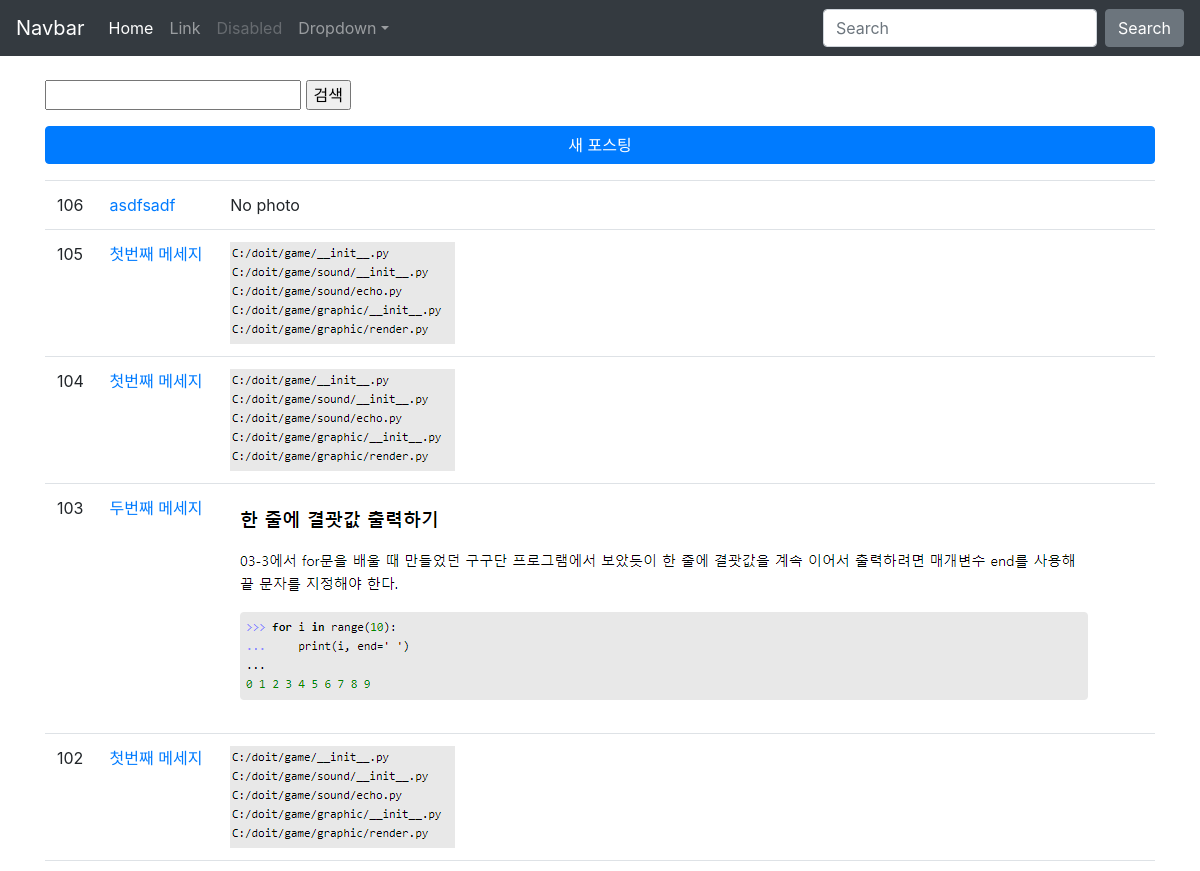
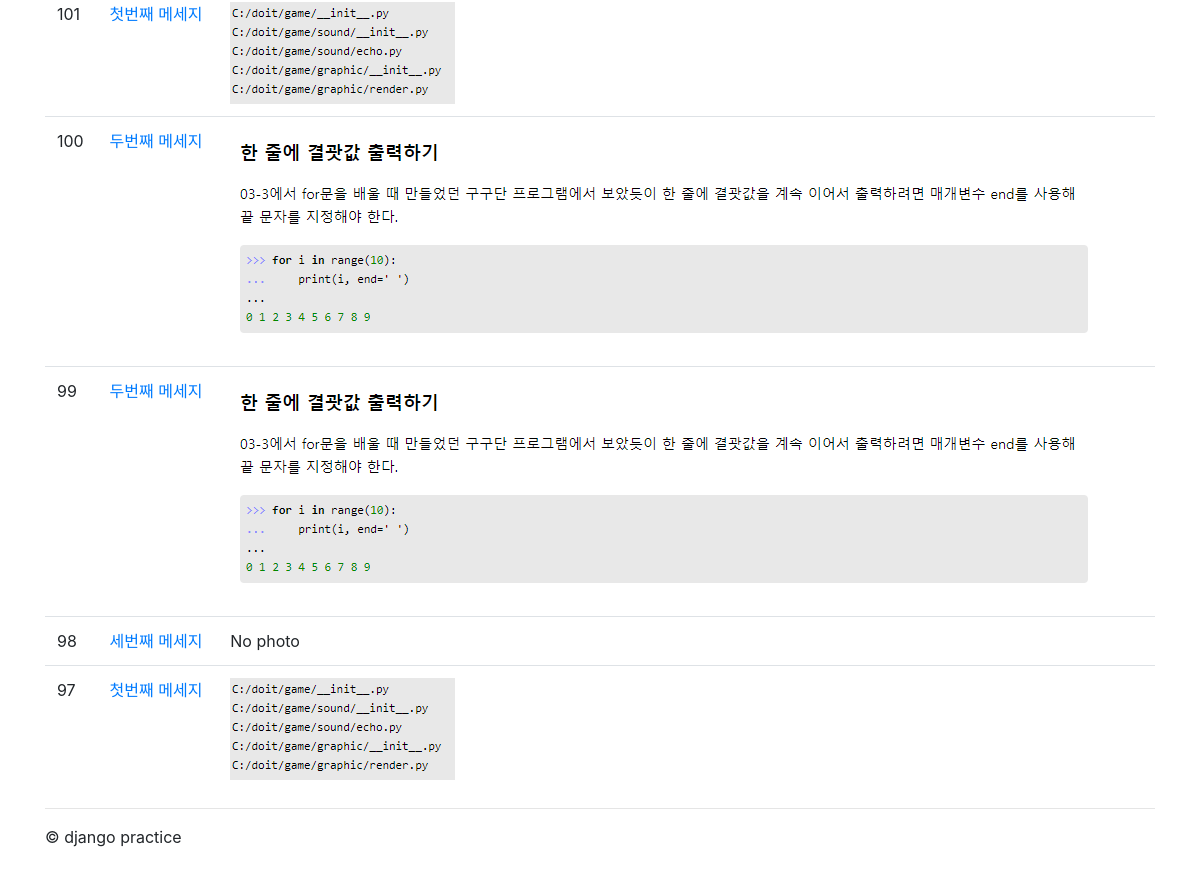
The app's page /instagram/ (signed in), older data (2 pictures, top to bottom).
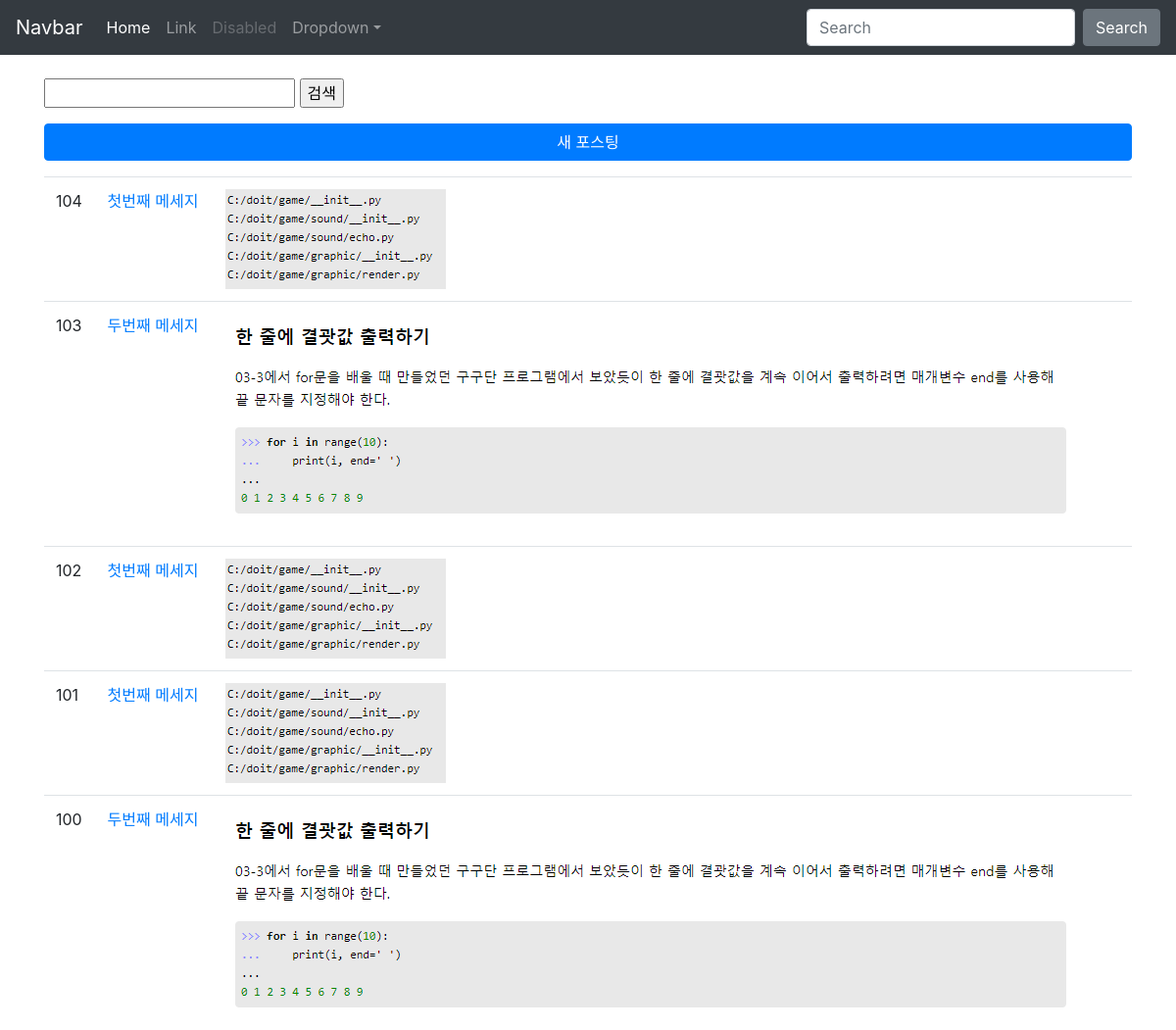
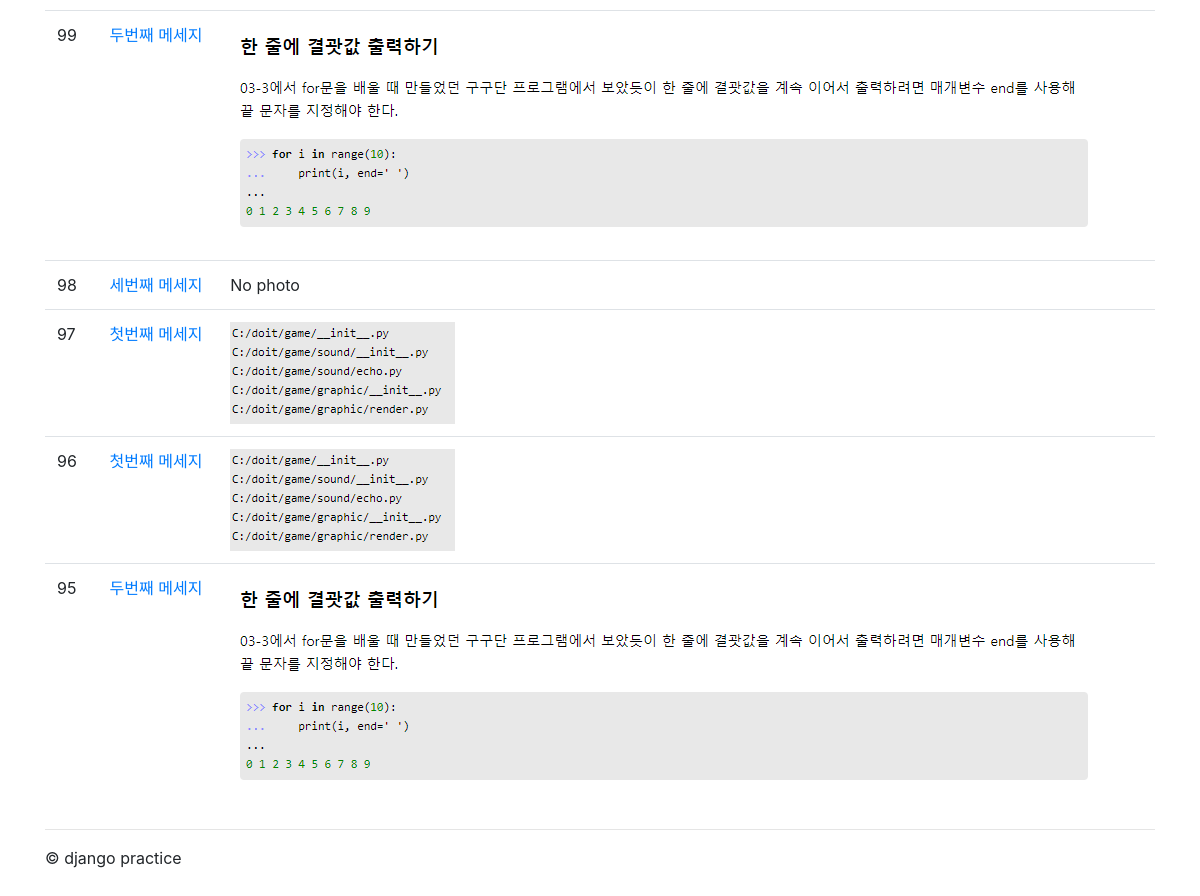
The same page, newer data (2 pictures, top to bottom).
### instagram/models.py (models this page shows, shortened)
class Post(models.Model):
    author = models.ForeignKey(settings.AUTH_USER_MODEL, on_delete=models.CASCADE)
    message = models.TextField(validators=[MinLengthValidator(10)])
    photo = models.ImageField(blank=True, upload_to="instagram/post/%Y/%m/%d")
    tag_set = models.ManyToManyField('Tag', blank=True)
    is_public = models.BooleanField(default=False, verbose_name='공개여부')
    created_at = models.DateTimeField(auto_now_add=True)
    updated_at = models.DateTimeField(auto_now=True)
    models.OneToOneField
    def get_absolute_url(self):
        return reverse('instagram:post_detail', args=[self.pk])
    class Meta:
        ordering = ['-id']

### instagram/views.py (the view)
@method_decorator(login_required, name='dispatch')
class PostListView(LoginRequiredMixin, ListView):
    model = Post
    paginate_by = 10

### instagram/templates/instagram/post_list.html (shortened to what this page needs)
{% extends "instagram/layout.html" %}
{% load bootstrap4 %}
{% load static %}
{% block content %}
<form action method="get">
    <input type="text" name="q" value="{{ q }}"/>
    <input type="submit" value="검색"/>
</form>
<a href="{% url 'instagram:post_new' %}" class="btn btn-primary btn-block mt-3 mb-3">새 포스팅</a>
<table class="table table-borderd table-hover">
    <tbody>
    {% for post in post_list %}
    <tr>
        <td>{{ post.pk }}</td>
        <td><a href="{{ post.get_absolute_url }}">
            {{ post.message }}
        </a>
        </td>
        {% if post.photo %}
        <td><img src="{{ post.photo.url }}"/></td>
        {% else %}
        <td>No photo</td>
        {% endif %}
    </tr>
    {% endfor %}
    </tbody>
</table>
{% endblock content %}

Row changes from the older to the newer data that the page shows:
removed Post: pk "106", message "asdfsadf", photo "No photo"
removed Post: pk "105", message "첫번째 메세지", photo (picture)
now on this page (row unchanged): Post: pk "96", message "첫번째 메세지", photo (picture)
now on this page (row unchanged): Post: pk "95", message "두번째 메세지", photo (picture)
